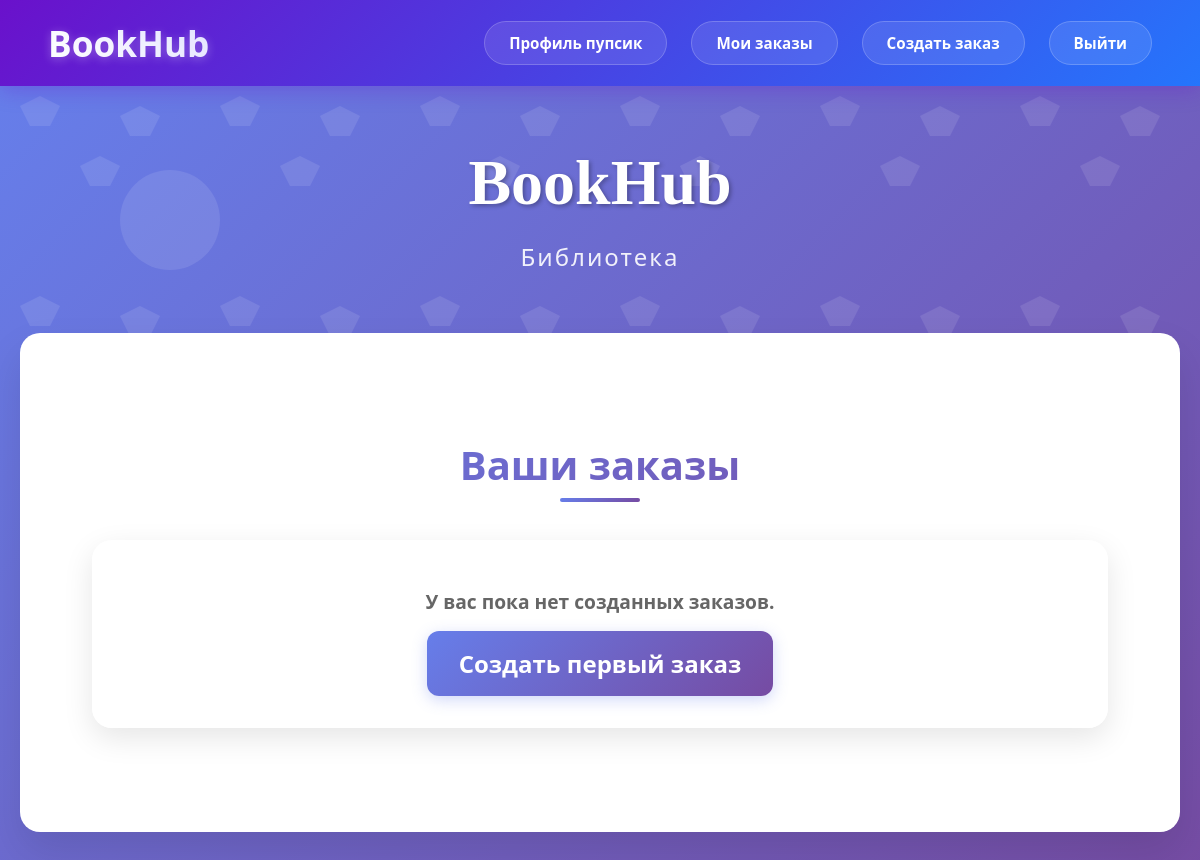
The page /registration/ (signed in) on the database as committed earlier.
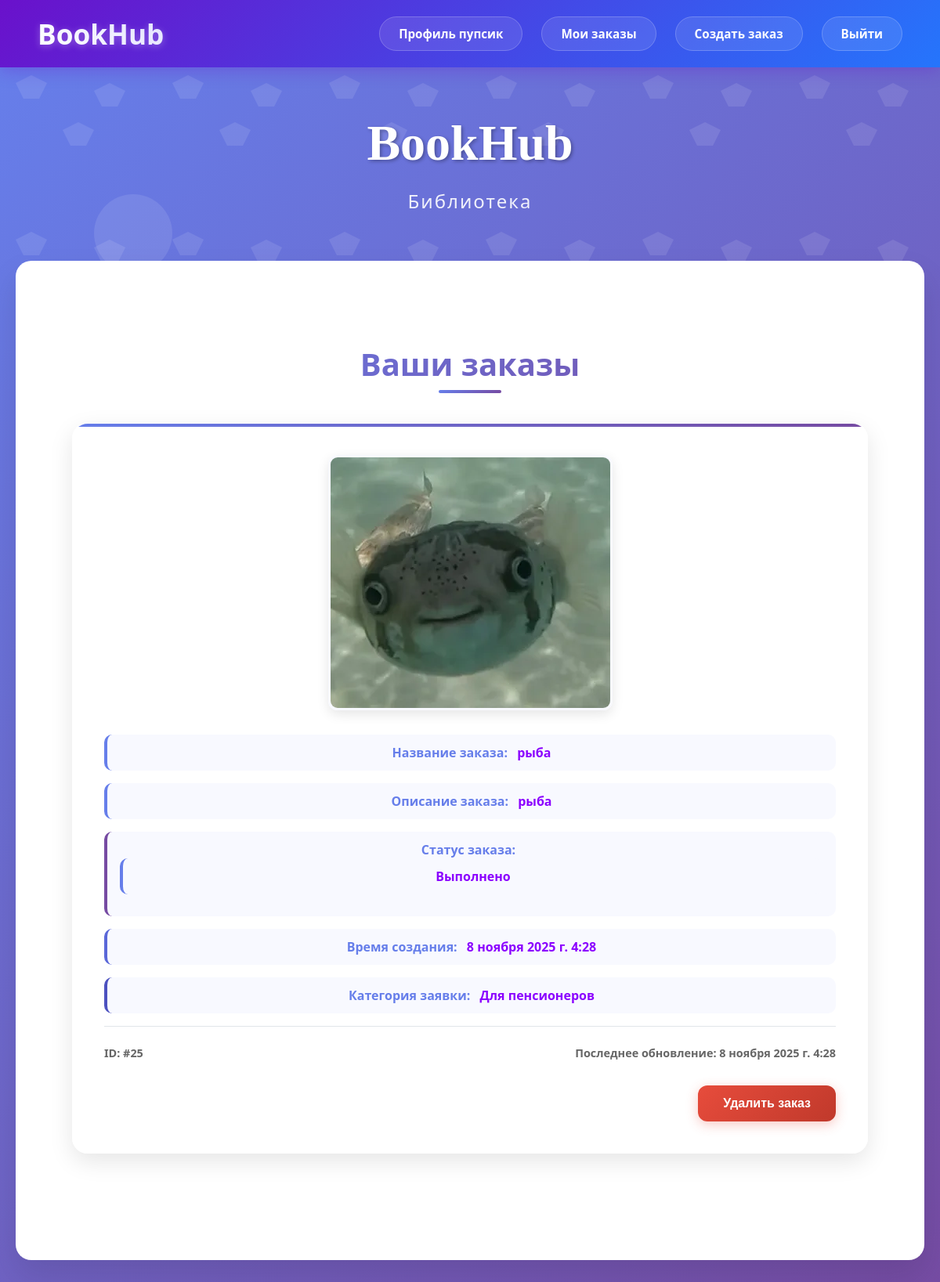
The same page on the database as committed later.
### orders/models.py (models this page shows, shortened)
class Order(models.Model):
    class ChoicesStatus(models.TextChoices):
        NEW = 'Новая', "Новая"
        ACCEPT = 'Принято в работу', 'Принято в работу'
        DONE = 'Выполнено', 'Выполнено'
    class ChoicesDesign(models.TextChoices):
        for_children = 'Для детей', "Для детей"
        for_teenagers = 'Для подростков', 'Для подростков'
        for_students = 'Для студентов', 'Для студентов'
        for_adults = 'Для взрослых', 'Для взрослых'
        for_pensioners = 'Для пенсионеров', 'Для пенсионеров'
    title = models.CharField(max_length=100,verbose_name='Название')
    description = models.TextField(verbose_name='Описание')
    status = models.CharField(max_length=50, choices=ChoicesStatus.choices, default=ChoicesStatus.NEW, verbose_name='Статус заказа')
    photo = models.ImageField('Изображение категории', upload_to='image/', default=None, null=True)
    user = models.ForeignKey(get_user_model(), on_delete=models.CASCADE, related_name='orders')
    time_create = models.DateTimeField(auto_now_add=True, verbose_name="Время создания")
    category = models.CharField(max_length=50, choices=ChoicesDesign.choices,verbose_name='Категория книг',default=ChoicesDesign.for_children)
    objects = models.Manager()
    class Meta:
        verbose_name = 'Заказы'
        verbose_name_plural = 'Заказы'
        ordering = ['-time_create']
        indexes = [
            models.Index(fields=['-time_create'])
        ]

### design/views.py (the view)
# urls.py: path('', views.index, name='index'),  # Главная страница
def index(request):
    return render(request, 'index.html')

### orders/templatetags/order_tags.py (called while the page is built)
@register.inclusion_tag('orders/list_tags.html', takes_context=True)
def show_all_tags(context):
    user = context['request'].user
    orders = Order.objects.filter(status=Order.ChoicesStatus.DONE.value, user=user)[:4]
    accepted_count = Order.objects.filter(status=Order.ChoicesStatus.ACCEPT.value, user=user).count()
    return {
        'orders': orders,
        'accepted_count': accepted_count,
    }

### design/templates/index.html (shortened to what this page needs)
{% extends "base_generic.html" %}
{% load order_tags %}
{% load static %}
{% block content %}
<div class="design-pro-container">
    <div class="decoration-circle circle-1"></div>
    <div class="design-pro-content">
        <div class="animate-fade-in">
            <h1 class="main-title animate-float">BookHub</h1>
            <p class="main-subtitle">Библиотека</p>
        </div>
        <div class="content-section animate-fade-in" style="animation-delay: 0.3s;">
            {% if user.is_authenticated %}
                <div style="text-align: center;">
                    <h2 style="color: #8b00ff; > Ваши заказы </h2>
                    {% show_all_tags %}
            {% endif %}
{% endblock %}

### orders/templates/orders/list_tags.html (shortened to what this page needs)
{% load static %} <!DOCTYPE html>
<html lang="ru">
<head>
    <link rel="stylesheet" href="{% static 'css/style.css' %}">
</head>
<body>
  <div class="orders-container">
    <h2>Ваши заказы</h2>
    {% for order in orders %}
      <div class="order-item">
        <img src="{{ order.photo.url }}" alt="Фото">
        <span><strong>Название заказа:</strong> {{ order.title }}</span>
        <span><strong>Описание заказа:</strong> {{ order.description }}</span>
        <span><strong>Статус заказа:</strong>
          <span class="status-{{ order.status|lower }}">{{ order.status }}</span>
        </span>
        <span><strong>Время создания:</strong> {{ order.time_create }}</span>
        <span><strong>Категория заявки:</strong> {{ order.category }}</span>
        <div class="order-meta">
          <span>ID: #{{ order.pk }}</span>
          <span>Последнее обновление: {{ order.time_update|default:order.time_create }}</span>
        </div>
       <form action="{% url 'order:delete' order.pk %}" method="post"
      onsubmit="return confirm('Вы уверены, что хотите удалить этот заказ?');"
      class="delete-form">
    <button type="submit" class="delete-btn">
        Удалить заказ
    </button>
    </form>
      </div>
    {% empty %}
      <div class="no-orders">
        <p>У вас пока нет созданных заказов.</p>
        <a href="{% url 'order:create' %}" class="btn-create-order">
          Создать первый заказ
        </a>
      </div>
    {% endfor %}
  </div>
</body>
</html>

Rows that differ between the two databases and show on the page:
added Order: photo (picture), title "рыба", description "рыба", status "Выполнено", time_create "8 ноября 2025 г. 4:28", category "Для пенсионеров", pk "25", time_update "8 ноября 2025 г. 4:28"
Other text that changed with them:
text no longer shown: "У вас пока нет созданных заказов. Создать первый заказ"
